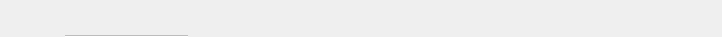
<?xml version="1.0" encoding="UTF-8"?>
<ui version="4.0">
 <class>TitleBar</class>
 <widget class="QWidget" name="TitleBar">
  <property name="geometry">
   <rect>
    <x>0</x>
    <y>0</y>
    <width>722</width>
    <height>37</height>
   </rect>
  </property>
  <property name="windowTitle">
   <string>Form</string>
  </property>
  <layout class="QHBoxLayout" name="horizontalLayout">
   <property name="spacing">
    <number>2</number>
   </property>
   <property name="leftMargin">
    <number>0</number>
   </property>
   <property name="topMargin">
    <number>0</number>
   </property>
   <property name="rightMargin">
    <number>20</number>
   </property>
   <property name="bottomMargin">
    <number>0</number>
   </property>
   <item>
    <widget class="QWidget" name="widgetLogo" native="true">
     <property name="maximumSize">
      <size>
       <width>150</width>
       <height>16777215</height>
      </size>
     </property>
     <layout class="QVBoxLayout" name="verticalLayout_2">
      <property name="spacing">
       <number>0</number>
      </property>
      <property name="leftMargin">
       <number>0</number>
      </property>
      <property name="topMargin">
       <number>0</number>
      </property>
      <property name="rightMargin">
       <number>0</number>
      </property>
      <property name="bottomMargin">
       <number>0</number>
      </property>
      <item>
       <spacer name="verticalSpacer">
        <property name="orientation">
         <enum>Qt::Vertical</enum>
        </property>
        <property name="sizeHint" stdset="0">
         <size>
          <width>43</width>
          <height>0</height>
         </size>
        </property>
       </spacer>
      </item>
     </layout>
    </widget>
   </item>
   <item>
    <spacer name="horizontalSpacer_3">
     <property name="orientation">
      <enum>Qt::Horizontal</enum>
     </property>
     <property name="sizeType">
      <enum>QSizePolicy::Fixed</enum>
     </property>
     <property name="sizeHint" stdset="0">
      <size>
       <width>20</width>
       <height>20</height>
      </size>
     </property>
    </spacer>
   </item>
   <item>
    <layout class="QVBoxLayout" name="verticalLayout_3">
     <property name="spacing">
      <number>0</number>
     </property>
     <property name="bottomMargin">
      <number>0</number>
     </property>
     <item>
      <spacer name="verticalSpacer_3">
       <property name="orientation">
        <enum>Qt::Vertical</enum>
       </property>
       <property name="sizeHint" stdset="0">
        <size>
         <width>20</width>
         <height>5</height>
        </size>
       </property>
      </spacer>
     </item>
     <item>
      <widget class="QTabBar" name="tabWidget" native="true">
       <property name="minimumSize">
        <size>
         <width>0</width>
         <height>35</height>
        </size>
       </property>
      </widget>
     </item>
    </layout>
   </item>
   <item>
    <spacer name="horizontalSpacer">
     <property name="orientation">
      <enum>Qt::Horizontal</enum>
     </property>
     <property name="sizeHint" stdset="0">
      <size>
       <width>0</width>
       <height>20</height>
      </size>
     </property>
    </spacer>
   </item>
   <item>
    <layout class="QVBoxLayout" name="verticalLayout"/>
   </item>
  </layout>
 </widget>
 <customwidgets>
  <customwidget>
   <class>QTabBar</class>
   <extends>QWidget</extends>
   <header>qtabbar.h</header>
  </customwidget>
 </customwidgets>
 <resources/>
 <connections/>
</ui>
